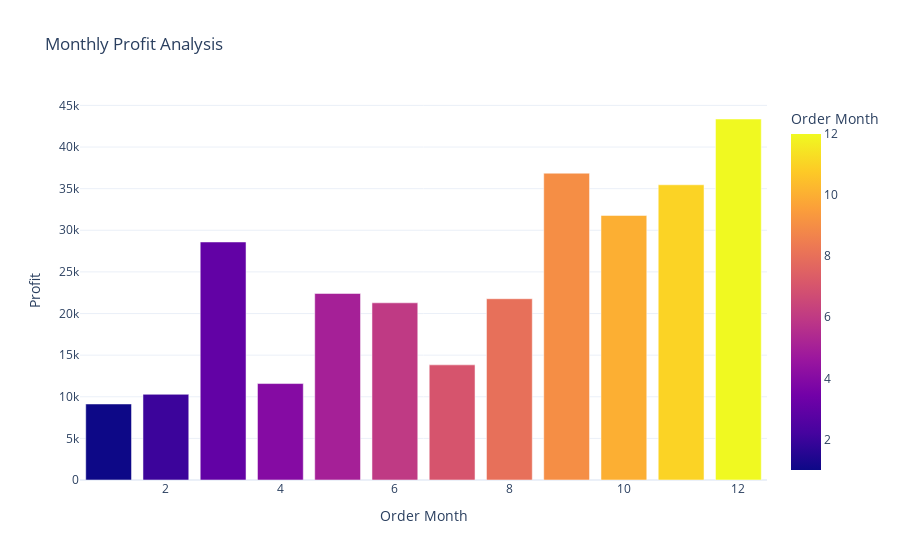

The notebook cell saved with this chart:
### Code cell
fig=px.bar(profit_by_month,x='Order Month',y='Profit',title='Monthly Profit Analysis',color='Order Month')
fig.show()

### Figure 1 — Plotly figure (JSON) as saved in the notebook; plotly's stock layout.template omitted (floating-point values rounded to 4 significant figures)
{"data": [{"alignmentgroup": "True", "hovertemplate": "Order Month=%{marker.color}<br>Profit=%{y}<extra></extra>", "legendgroup": "", "marker": {"color": [1, 2, 3, 4, 5, 6, 7, 8, 9, 10, 11, 12], "coloraxis": "coloraxis", "pattern": {"shape": ""}}, "name": "", "offsetgroup": "", "orientation": "v", "showlegend": false, "textposition": "auto", "type": "bar", "x": [1, 2, 3, 4, 5, 6, 7, 8, 9, 10, 11, 12], "xaxis": "x", "y": [9134.0, 10290.0, 28590.0, 11590.0, 22410.0, 21290.0, 13830.0, 21780.0, 36860.0, 31780.0, 35470.0, 43370.0], "yaxis": "y"}], "layout": {"autosize": true, "barmode": "relative", "coloraxis": {"colorbar": {"title": {"text": "Order Month"}}, "colorscale": [[0, "#0d0887"], [0.1111, "#46039f"], [0.2222, "#7201a8"], [0.3333, "#9c179e"], [0.4444, "#bd3786"], [0.5556, "#d8576b"], [0.6667, "#ed7953"], [0.7778, "#fb9f3a"], [0.8889, "#fdca26"], [1, "#f0f921"]]}, "legend": {"tracegroupgap": 0}, "title": {"text": "Monthly Profit Analysis"}, "xaxis": {"anchor": "y", "autorange": true, "domain": [0, 1], "range": [0.5, 12.5], "title": {"text": "Order Month"}, "type": "linear"}, "yaxis": {"anchor": "x", "autorange": true, "domain": [0, 1], "range": [0, 45650.0], "title": {"text": "Profit"}, "type": "linear"}}}
